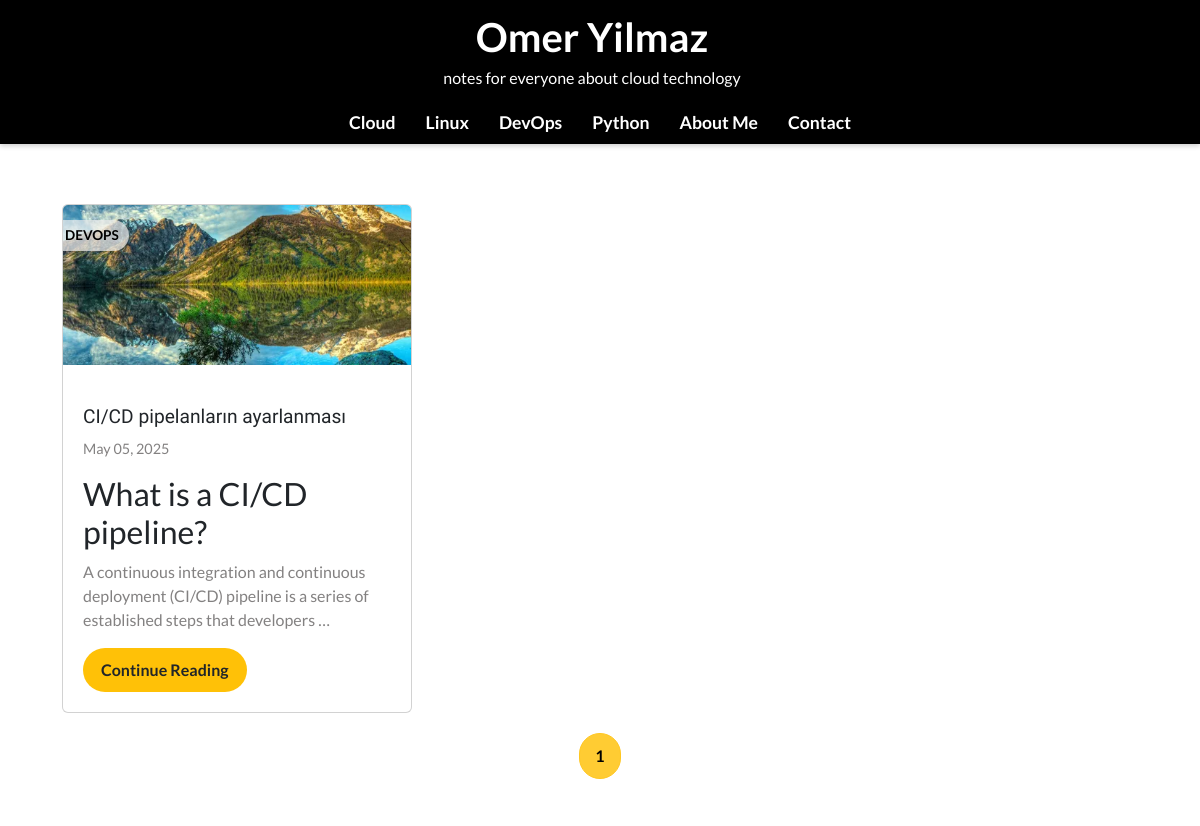
The page / on the database its author committed.
### blog/models.py (models this page shows, shortened)
class Post(models.Model):
    title = models.CharField(max_length=200)
    slug = models.SlugField(unique=True)
    image = models.ImageField(upload_to='post_images/', blank=True, null=True)
    content = models.TextField()
    categories = models.ManyToManyField(Category, blank=True)
    tags = models.ManyToManyField(Tag, blank=True)
    status = models.CharField(max_length=10, choices=[('draft', 'Draft'), ('published', 'Published')])
    created_at = models.DateTimeField(auto_now_add=True)
    updated_at = models.DateTimeField(auto_now=True)

class Category(models.Model):
    name = models.CharField(max_length=100)
    slug = models.SlugField(blank=True)  # Slug alanı eklendi

### blog/views.py (the view)
# urls.py: path('', index, name='index'),  # Ana sayfa için slug gerekmiyor
def index(request):
    posts = Post.objects.filter(status='published').order_by('-created_at')  # Yayınlanan postları al
    paginator = Paginator(posts, 9)  # Her sayfada 9 kart
    page_number = request.GET.get('page')  # URL'den sayfa numarasını al
    page_obj = paginator.get_page(page_number)  # İlgili sayfayı al
    return render(request, 'blog/index.html', {
        'page_obj': page_obj,  # Sayfa objesini template'e gönder
    })

### blog/templates/blog/index.html (shortened to what this page needs)
{% extends 'base.html' %}
{% block content %}
<div class="background-gray">
    <div class="content-wrapper">
        <div class="container">
            <div class="main-content">
                <div class="card-container">
                    {% for post in page_obj %}
                    <div class="card">
                        {% if post.image %}
                        <div class="card-image">
                            <img src="{{ post.image.url }}" alt="{{ post.title }}">
                        </div>
                        {% endif %}
                        {% if post.categories.all %}
                            {% for category in post.categories.all %}
                            <div class="card-category">
                                <a href="{% url 'blog_category' category.slug %}">{{ category.name }}</a>
                            </div>
                            {% endfor %}
                        {% endif %}
                        <div class="card-content">
                            <a href="{% url 'blog_detail' post.slug %}">
                                <h3>{{ post.title }}</h3>
                                <p class="card-meta">{{ post.created_at|date:"F d, Y" }}</p>
                                <p class="card-excerpt">{{ post.content|truncatewords:25|safe }}</p>
                                <a href="{% url 'blog_detail' post.slug %}" class="card-button">Continue Reading</a>
                            </a>
                        </div>
                    </div>
                    {% empty %}
                    <p>Henüz yazı yok.</p>
                    {% endfor %}
                </div>
                <div class="pagination">
                    <span class="page-links">
                        {% for num in page_obj.paginator.page_range %}
                            {% if page_obj.number == num %}
                            <span class="btn btn-warning active">{{ num }}</span>
                            {% elif num > page_obj.number|add:'-3' and num < page_obj.number|add:'3' %}
                            <a href="?page={{ num }}" class="btn btn-warning">{{ num }}</a>
                            {% elif num == 1 or num == page_obj.paginator.num_pages %}
                            <a href="?page={{ num }}" class="btn btn-warning">{{ num }}</a>
                            {% elif num == page_obj.number|add:'-3' or num == page_obj.number|add:'3' %}
                            <span class="btn btn-warning">...</span>
                            {% endif %}
                        {% endfor %}
                    </span>
                </div>
            </div>
        </div>
    </div>
</div>
{% endblock %}

### blog/static/blog/style.css (style rules this page uses)
* { list-style-type: none; text-decoration: none; font-family: 'Lato', 'Helvetica Neue', Helvetica, Arial, Verdana, sans-serif; }
a { text-decoration: none; }
body { background-color: #f5f5f5; font-size: 16px; color: #333; line-height: 1.6; margin: 0; padding: 0; }
.card-container { display: flex; flex-wrap: wrap; gap: 20px; justify-content: start; }
.card { width: 350px; background-color: #fff; overflow: hidden; box-shadow: none; position: relative; transition: transform 0.3s ease; min-height: 450px; display: flex; flex-direction: column; justify-content: space-between; border-radius: 0; }
.card-content p { font-family: 'Lato', 'Helvetica Neue', Helvetica, Arial, Verdana, sans-serif; color: #696666d2; }
.card-image { height: 160px; overflow: hidden; position: relative; }
.card-image img { width: 100%; height: 100%; object-fit: cover; display: block; }
.card-category { position: absolute; top: 15px; left: -8px; background-color: #ecececb2; color: #000; padding: 5px 10px; font-size: 0.85em; font-weight: bold; border-radius: 20px; border-top-left-radius: 0; border-bottom-left-radius: 0; text-transform: uppercase; box-shadow: none; border: 0px solid #ddd; z-index: 10; border-left: none; }
.card-category a { text-decoration: none; color: #000; transition: color 0.3s ease; }
.card-content { padding: 20px; }
.card-content a { text-decoration: none; color: inherit; transition: color 0.3s ease; }
.card-content h3 { margin: 20px 0 10px; font-size: 1.2em; font-family: 'Cal Sans', sans-serif; }
.card-meta { font-size: 0.9em; color: #666; margin-bottom: 10px; }
.card-excerpt { font-size: 0.95em; color: #444; margin-bottom: 15px; }
.card-button { display: inline-block; background-color: #ffc107; color: black; padding: 10px 18px; border-radius: 25px; text-decoration: none; font-weight: bold; transition: box-shadow 0.3s ease; }
.container { display: flex; gap: 20px; margin: 40px auto; max-width: 1200px; }
.main-content { flex: 3; background-color: #fff; padding: 20px; border-radius: 0px; }
.pagination { display: flex; justify-content: center; align-items: center; margin-top: 20px; gap: 10px; }
.pagination .btn { display: inline-block; padding: 10px 15px; background-color: #ffc107; color: black; text-decoration: none; border-radius: 50px; font-weight: bold; transition: background-color 0.3s ease; }
.pagination .btn.active { background-color: #ffcc33; pointer-events: none; }

### rows shown on the page
Post: image (picture), title "CI/CD pipelanların ayarlanması", created_at "May 05, 2025", content "What is a CI/CD pipeline? A continuous integration and continuous deployment ( CI/CD ) pipeline is a series of established steps that developers …"
Category: name "DEVOPS"

### other values the page prints
{{ num }} "1"
